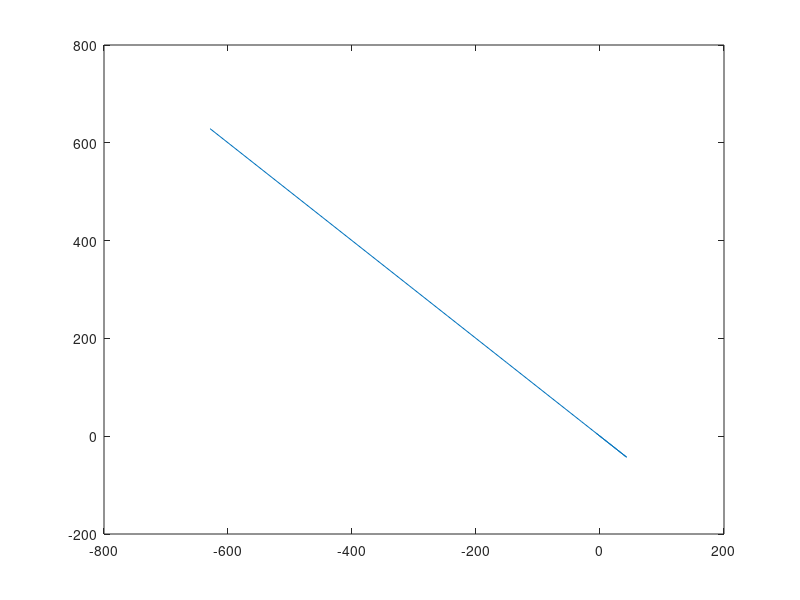

The MATLAB source for this figure:
clc;
clear all;
xInferior = 0;
xSuperior = 4;
xStep = 0.1;

isMin = 1

F = @(x) -(x)^5 + 5*(x)^3 + 20*x -5;
G = @(x) x^5 - 5*(x)^3 - 20*x +5;

counter = 1;

for i = xInferior: xStep: xSuperior
    disp([counter])
    soluciones(counter, 1) = F(i);
    soluciones(counter, 2) = G(i);

    disp(soluciones)
    for j = 1:counter
        if(isMin)
            if(soluciones(counter, :) < soluciones(j, :))
                disp(soluciones(counter, :) < soluciones(j, :));                
                disp([mat2str(soluciones(counter, :)) "min domino" mat2str(soluciones(j, :))]);
                soluciones(j, :) = [];
                disp(soluciones)
                break;
            elseif(soluciones(counter, :) > soluciones(j, :))
                disp(soluciones(counter, :) < soluciones(j, :));                
                disp([mat2str(soluciones(j, :)) "min domino" mat2str(soluciones(counter, :))]);
                soluciones(counter, :) = [];
                disp([soluciones length(soluciones)])
                break;                
            endif
        else
            if(soluciones(counter, :) > soluciones(j, :))
                disp([mat2str(soluciones(counter, :)) "domino" mat2str(soluciones(j, :))]);
                soluciones(j) = [];
                break;                
            elseif(soluciones(counter, :) < soluciones(j, :))
                disp([mat2str(soluciones(j, :)) "domino" mat2str(soluciones(counter, :))]);
                soluciones(counter) = [];
                break;
            end
        endif
    endfor
    counter = (numel(soluciones) / 2) + 1;
    disp([counter])    
endfor
plot(soluciones(:, 1), soluciones(:, 2))